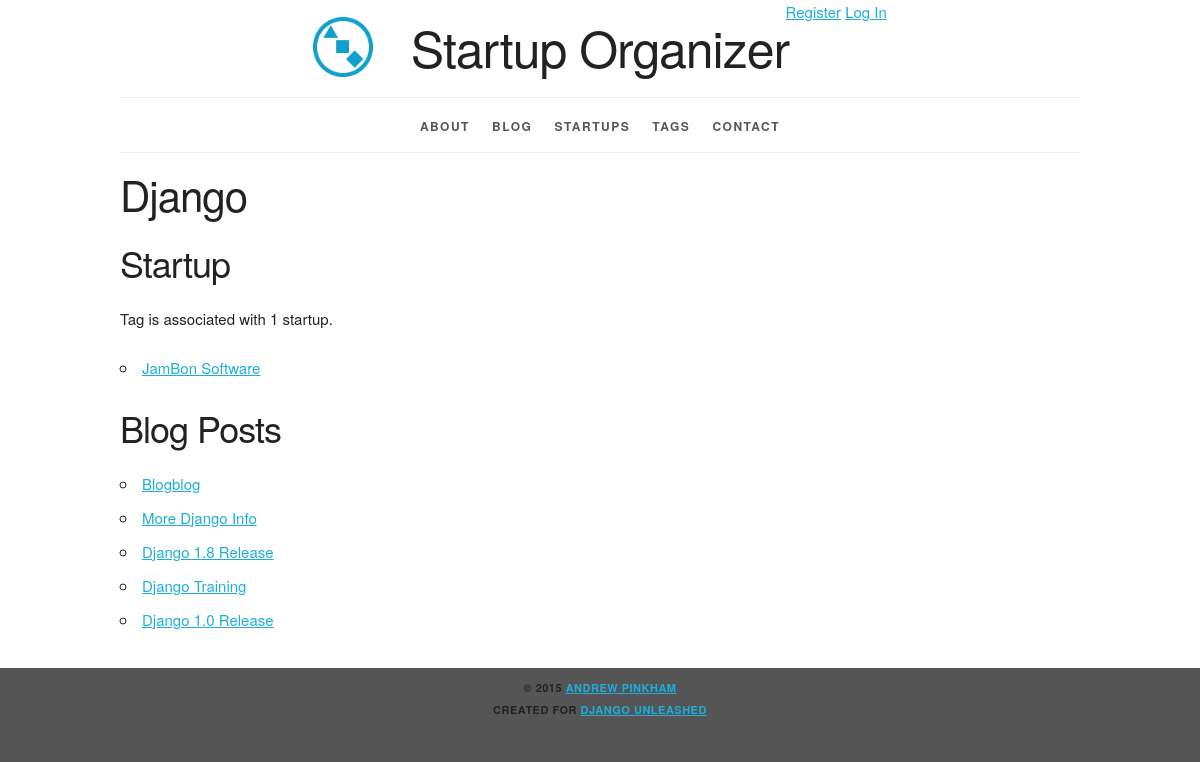
Page /tag/django/ on the earlier database version.
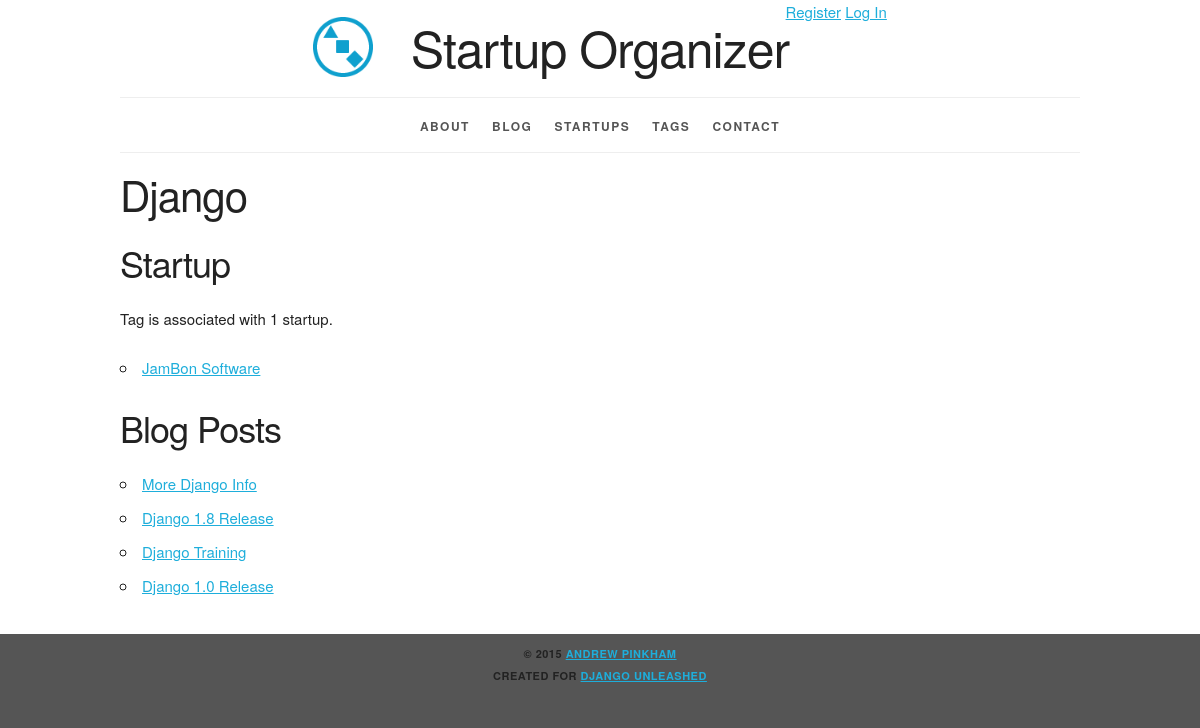
Same page on the later database version.
### organizer/models.py (models this page shows, shortened)
class Startup(models.Model):
    name = models.CharField(
        max_length=31, db_index=True)
    slug = models.SlugField(
        max_length=31,
        unique=True,
        help_text='A label for URL config.')
    description = models.TextField()
    founded_date = models.DateField(
        'date founded')
    contact = models.EmailField()
    website = models.URLField(max_length=255)
    tags = models.ManyToManyField(Tag, blank=True)
    objects = StartupManager()
    class Meta:
        ordering = ['name']
        get_latest_by = 'founded_date'
    def get_absolute_url(self):
        return reverse('organizer_startup_detail',
                       kwargs={'slug': self.slug})

### blog/models.py (models this page shows, shortened)
class Post(models.Model):
    title = models.CharField(max_length=63)
    slug = models.SlugField(
        max_length=63,
        help_text='A label for URL config',
        unique_for_month='pub_date')
    author = models.ForeignKey(
        settings.AUTH_USER_MODEL,
        related_name='blog_posts')
    text = models.TextField()
    pub_date = models.DateField(
        'date published',
        auto_now_add=True)
    tags = models.ManyToManyField(
        Tag,
        blank=True,
        related_name='blog_posts')
    startups = models.ManyToManyField(
        Startup,
        blank=True,
        related_name='blog_posts')
    objects = PostManager()
    class Meta:
        verbose_name = 'blog post'
        ordering = ['-pub_date', 'title']
        get_latest_by = 'pub_date'
        permissions = (
            ("view_future_post",
             "Can view unpublished Post"),
        )
    def get_absolute_url(self):
        return reverse(
            'blog_post_detail',
            kwargs={'year': self.pub_date.year,
                    'month': self.pub_date.month,
                    'slug': self.slug})
    def natural_key(self):
        return (
            self.pub_date,
            self.slug)
    natural_key.dependencies = [
        'organizer.startup',
        'organizer.tag',
        'user.user',
    ]

### organizer/views.py (the view)
class TagDetail(DetailView):
    model = Tag

### organizer/models.py (called while the page is built)
    def published_posts(self):
        return self.blog_posts.filter(
            pub_date__lt=date.today())

### organizer/templates/organizer/tag_detail.html (shortened to what this page needs)
{% extends parent_template|default:"organizer/base_organizer.html" %}
{% block org_content %}
  <h2>{{ tag.name|title }}</h2>
  {% if tag.startup_set.all %}
    <section>
      <h3>Startup{{ tag.startup_set.count|pluralize }}</h3>
      <p>
        Tag is associated with
        {{ tag.startup_set.count }}
        startup{{ tag.startup_set.count|pluralize }}.
      </p>
      <ul>
        {% for startup in tag.startup_set.all %}
          <li><a href="{{ startup.get_absolute_url }}">
            {{ startup.name }}
          </a></li>
        {% endfor %}
      </ul>
    </section>
  {% endif %}
  {% if perms.blog.view_future_post %}
      {% if tag.blog_posts.all %}
        <section>
          <h3>Blog Post{{ tag.blog_posts.count|pluralize }}</h3>
          <ul>
            {% for post in tag.blog_posts.all %}
              <li><a href="{{ post.get_absolute_url }}">
                {{ post.title|title }}
              </a></li>
            {% endfor %}
          </ul>
        </section>
      {% endif %}
      {% if not tag.startup_set.all and not tag.blog_posts.all %}
        <p>This tag is not related to any content.</p>
      {% endif %}
  {% else %}
      {% if tag.published_posts|length > 0 %}
        <section>
          <h3>Blog Post{{ tag.published_posts|pluralize }}</h3>
          <ul>
            {% for post in tag.published_posts %}
              <li><a href="{{ post.get_absolute_url }}">
                {{ post.title|title }}
              </a></li>
            {% endfor %}
          </ul>
        </section>
      {% endif %}
  {% endif %}
{% endblock %}

Differences in the rows shown:
removed Post: title "Blogblog"
